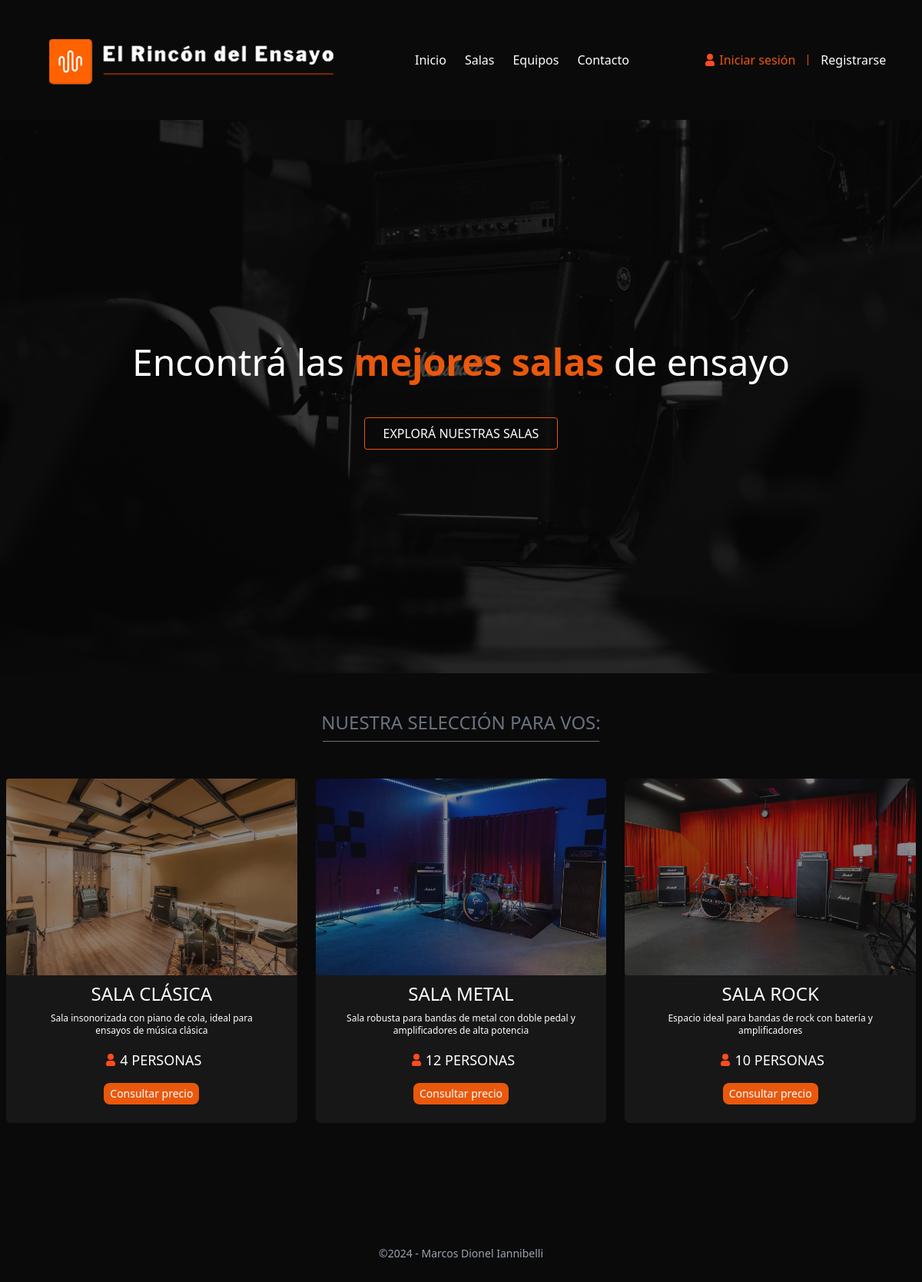
The page /pages/inicio.php on the database its author committed.
### tables this page shows
CREATE TABLE salas (
    id_sala INT AUTO_INCREMENT PRIMARY KEY,
    nombre VARCHAR(100) NOT NULL,
    descripcion TEXT,
    capacidad INT NOT NULL,
    precio_hora DECIMAL(10, 2) NOT NULL,
    direccion VARCHAR(255) NOT NULL,
    foto VARCHAR(255)
);

### components/salas/mostrar-destacadas.php (the view)
<?php
require_once("../db/config/config.php");
if ($db != NULL) {
  $query = "SELECT * FROM salas ORDER BY precio_hora DESC LIMIT 3";
  $result = mysqli_query($db, $query);
  while ($row = mysqli_fetch_array($result)) {
    print "
          <div class='px-2 mt-4 md:mt-0'>
          <div class='flex flex-col gap-x-6 justify-center items-center bg-neutral-900 rounded-md pb-6'>
          <figure>
            <img src=$row[foto] alt=$row[nombre] class='w-full h-64 object-cover rounded opacity-50 hover:opacity-100 duration-500'/>
          </figure>
              <h2 class='mt-2 text-white uppercase text-2xl font-light'>$row[nombre]</h2>
              <p class='text-white text-xs max-w-[300px] text-center my-2'>$row[descripcion]</p>
              <div class='flex mt-2 items-center'>
              <svg class='w-6 h-6 text-gray-800 dark:text-white' aria-hidden='true' xmlns='http://www.w3.org/2000/svg' width='24' height='24' fill='#ff4b1f' viewBox='0 0 24 24'>
<path fill-rule='evenodd' d='M12 4a4 4 0 1 0 0 8 4 4 0 0 0 0-8Zm-2 9a4 4 0 0 0-4 4v1a2 2 0 0 0 2 2h8a2 2 0 0 0 2-2v-1a4 4 0 0 0-4-4h-4Z' clip-rule='evenodd'/>
</svg>
                <span class='text-white uppercase text-lg font-medium'>$row[capacidad] PERSONAS</span>
                </div>
                <a href='../../pages/contacto.php' class='text-white text-sm bg-orange-600 hover:bg-orange-700 duration-500 py-1 px-2 rounded-lg mt-4'>Consultar precio</a>
            </div>
          </div>
        ";
  }
}
?>

### rows shown on the page
salas: foto (picture), nombre "SALA CLÁSICA", descripcion "Sala insonorizada con piano de cola, ideal para ensayos de música clásica", capacidad "4"
salas: foto (picture), nombre "SALA METAL", descripcion "Sala robusta para bandas de metal con doble pedal y amplificadores de alta potencia", capacidad "12"
salas: foto (picture), nombre "SALA ROCK", descripcion "Espacio ideal para bandas de rock con batería y amplificadores", capacidad "10"
